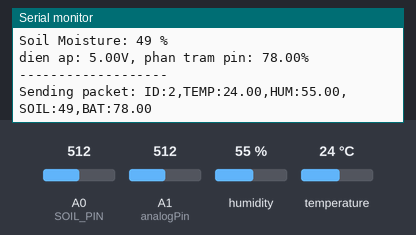
Bench run of a sketch on a simulated Arduino Uno, built with avr-gcc and run on an emulated ATmega328P. Parts: the last lines printed to the serial monitor. The inputs (shaded band) are chosen by the test bench; at power-on: humidity 55 %, A0 (SOIL_PIN) = 512, A1 (analogPin) = 512, temperature 24 °C. Random numbers use the default seed unless the sketch sets one; no radio packets arrive unless stated.

Above: at 1.2 s.
1.3 s: humidity set to 22 %
At 3.55 s:
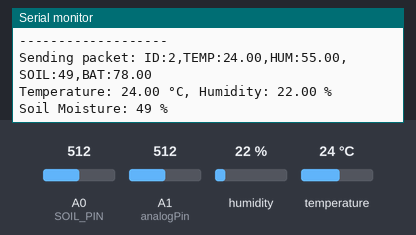
5.3 s: A0 (SOIL_PIN) set to 716
At 6.9 s:
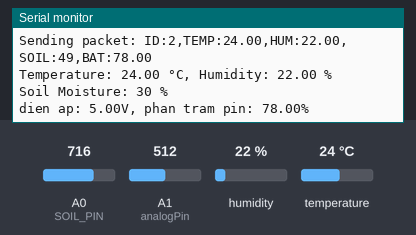
9.3 s: A1 (analogPin) set to 716
At 12.1 s:
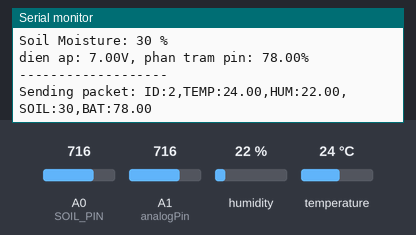
13.3 s: temperature set to 12 °C
At 15.1 s:
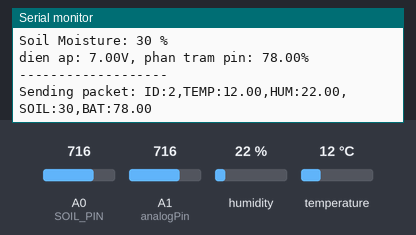
17.3 s: A0 (SOIL_PIN) set to 992
At 18.3 s:
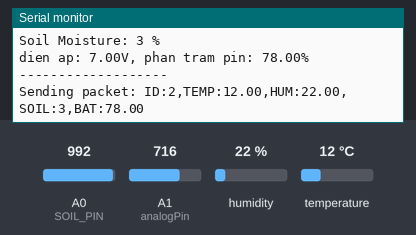
21.3 s: A1 (analogPin) set to 992
At 22.8 s:
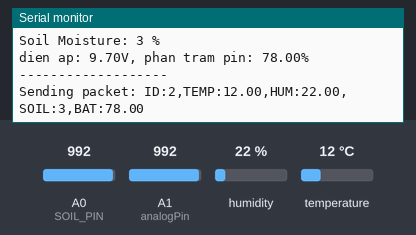
Timing chart, 0 to 24.3 s (numbered marks = the images above; inputs shaded):
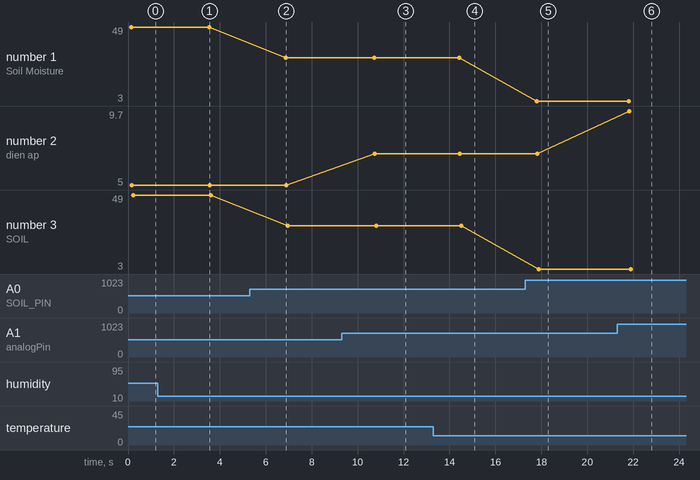

Measured:
- after the input at 1.3 s, the serial monitor: prints a new line after 2.2 s (image 1)
- after the input at 5.3 s, the serial monitor: prints a new line after 1.6 s (image 2)
- after the input at 9.3 s, the serial monitor: prints a new line after 1.4 s (image 3)
- after the input at 13.3 s, the serial monitor: prints a new line after 1.1 s (image 4)
- after the input at 17.3 s, the serial monitor: prints a new line after 0.51 s (image 5)
- after the input at 21.3 s, the serial monitor: prints a new line after 0.54 s (image 6)
- plotted number 1: 49 → 30 after the input at 5.3 s, 30 → 3 after the input at 17.3 s
- plotted number 2: 5 → 7 after the input at 9.3 s, 7 → 9.7 after the input at 21.3 s

The sketch:

node2.ino
```cpp
#include <SPI.h>
#include <LoRa.h>
#include <DHT.h>

const int analogPin = A1; // Sử dụng chân A1
const float referenceVoltage = 5.0; // Điện áp tham chiếu (5V hoặc 3.3V tùy board)
const float R1 = 10000; // Điện trở R1 (10kΩ)
const float R2 = 10000; // Điện trở R2 (10kΩ)

const int csPin = 10;
const int resetPin = 9;
const int dio0Pin = 2;
const long frequency = 433E6; // Tần số LoRa
const int slaveID = 2; // ID cho Slave 2
// Cấu hình cảm biến DHT
#define DHTPIN 5          // Chân OUT của DHT11 nối với chân 5
#define DHTTYPE DHT11     // Loại cảm biến: DHT11 (nếu dùng DHT22, đổi thành DHT22)
DHT dht(DHTPIN, DHTTYPE);
// Cấu hình cảm biến độ ẩm đất
#define SOIL_PIN A0       // Chân A0 của cảm biến độ ẩm đất nối với A0 trên Arduino

// Biến lưu giá trị
float temperature = 0.0;
float humidity = 0.0;
int soilMoisture = 0;


void setup() {
  Serial.begin(9600);
  while (!Serial);
  Serial.println("LoRa Slave " + String(slaveID) + " Sender");

  SPI.begin();
  LoRa.setPins(csPin, resetPin, dio0Pin);

  if (!LoRa.begin(frequency)) {
    Serial.println("Starting LoRa failed!");
    while (1);
  }
  LoRa.setSpreadingFactor(12);
  LoRa.setSignalBandwidth(250E3);
  LoRa.setCodingRate4(5);
  LoRa.setPreambleLength(8);
  LoRa.setSyncWord(0x12);
  Serial.println("LoRa Initializing OK!");
  randomSeed(analogRead(0));

  // Khởi tạo cảm biến DHT
  dht.begin();
  Serial.println("DHT11 and Soil Moisture Sensor Initialized");

  // Cấu hình chân cảm biến độ ẩm đất
  pinMode(SOIL_PIN, INPUT);
}


void loop() {
  /*
  float temperature = random(2000, 3600) / 100.0; // 20.00-35.99°C
  float humidity = random(5000, 8100) / 100.0;    // 50.00-80.99%
  float soilMoisture = random(0, 10000) / 100.0;  // 0.00-100.00%
*/
  temperature = dht.readTemperature(); // Đọc nhiệt độ (độ C)
  humidity = dht.readHumidity();       // Đọc độ ẩm (%)

  // Kiểm tra nếu đọc lỗi
  if (isnan(temperature) || isnan(humidity)) {
    Serial.println("Failed to read from DHT sensor!");
  } else {
    Serial.print("Temperature: ");
    Serial.print(temperature);
    Serial.print(" °C, Humidity: ");
    Serial.print(humidity);
    Serial.println(" %");
  }

  // Đọc dữ liệu từ cảm biến độ ẩm đất
  soilMoisture = analogRead(SOIL_PIN); // Đọc giá trị analog (0-1023)
  // Chuyển đổi thành phần trăm (giả sử 0 = ướt, 1023 = khô)
  int soilPercentage = map(soilMoisture, 1023, 0, 0, 100);

  Serial.print("Soil Moisture: ");
  Serial.print(soilPercentage);
  Serial.println(" %");

  int sensorValue = analogRead(analogPin); // Đọc giá trị ADC từ A1
  // Tính điện áp thực tế
  float voltage = sensorValue * (referenceVoltage / 1023.0); // Chuyển giá trị ADC thành điện áp
  float batteryVoltage = voltage * ((R1 + R2) / R2); // Tính điện áp pin (nếu dùng phân áp)
  // Ước tính phần trăm pin
  //float percentage = mapBatteryPercentage(batteryVoltage);
  float percentage = 78;

  // In kết quả
  Serial.print("dien ap: ");
  Serial.print(batteryVoltage);
  Serial.print("V, phan tram pin: ");
  Serial.print(percentage);
  Serial.println("%");

  // In khoảng cách để dễ đọc
  Serial.println("-------------------");

  String data = "ID:" + String(slaveID) + ",TEMP:" + String(temperature, 2) + ",HUM:" + String(humidity, 2) + ",SOIL:" + String(soilPercentage)+ ",BAT:" + String(percentage, 2);
  Serial.println("Sending packet: " + data);

  LoRa.beginPacket();
  LoRa.print(data);
  LoRa.endPacket();

  delay(3000 + random(0, 1000)); // Gửi mỗi 3-4 giây
}

// Hàm ánh xạ điện áp thành phần trăm pin
float mapBatteryPercentage(float voltage) {
  if (voltage >= 4.2) return 100.0;
  if (voltage <= 3.7) return 0.0;
  return ((voltage - 3.7) / (4.2 - 3.7)) * 100.0;
}
```
